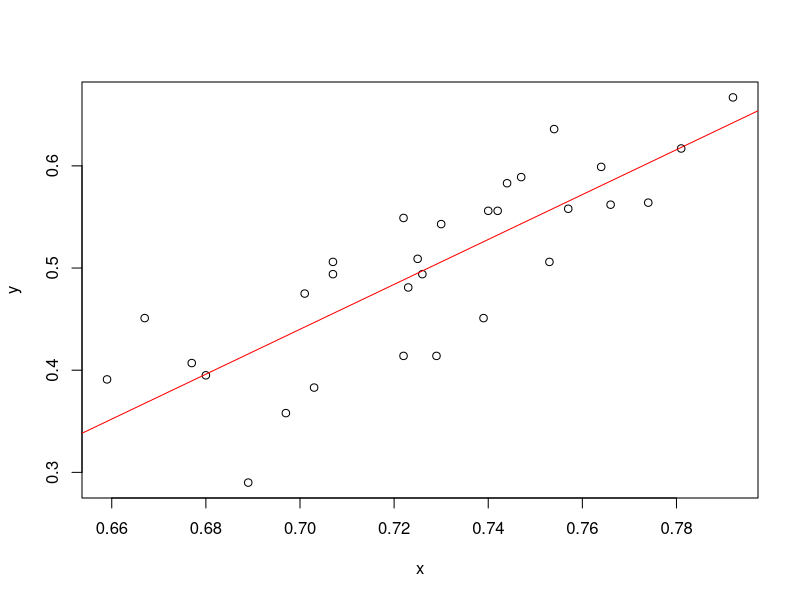

Write the R code that produced this figure.
#lab4 linear reg & Gradient descent
#loading 
#1. open baeball2018 data set
baseball <- read.csv('Baseball2018.csv')

#using SSE as the error function, run gradient descent to fit a simple linear regression model  to predict 'WinPct'
#use Rdiff,OPS,HomeRun and StrikeOut as pontential input variables

#a) two of the runs will not converge. compare these data to the ones that do converge and offer hyphothesies for the lack 
#of convergence.


y=baseball['WinPct']
X1<-baseball['Rdiff']
X2<-baseball['OPS']
X3<- baseball['HomeRun']
X4<- baseball['StrikeOut']
x <- as.matrix(X2)
y<- as.matrix(y)
#using gradient descent

#define error function
error <- function(b0,b1){
  sum((y-(b0+b1*x))^2)
}
#defining partial derivatives of beta coefficients
der.b0 <- function(b0,b1){
  (2/length(x))*sum(-(y-(b0+b1*x)))
}
der.b1 <- function(b0,b1){
  (2/length(x)) * sum(-x*(y-(b1*x+b0)))
}

#intitializing values
b0=0
b1=3
alpha=0.01
n.iter<-5000
error.history<-numeric(n.iter)
b0.history<-numeric(n.iter)
b1.history<-numeric(n.iter)

#numeric solutions 
#x=X1 (Rdiff)
#plot(as.matrix(X1),as.matrix(y))
#y= 0.5+0.097*x converges to an error of 0.02, converged well

#x=X2 (OPS)
#y=0.32+0.25*x  converges to an error of 0.20 however it could have converged more, given a different start value
#plot(as.matrix(X2),as.matrix(y))


#x=X3 (HomeRun) does not converge instead it diverges at starting point 0,0, meaning error increases with gradient descent.
#lets plot the data see how it looks # when plotting x against y you see no correlation, therefor a linear fit
#the data is larger in scale, so starting point might be changed and also the number of iterations for convergence,
#looking at the data it has a big dispersion, not alot of correlation between dependent variable and undependent variable.


#x=X4 (StrikeOut) same as above




for(i in 1:n.iter){
  b0.gradient <- der.b0(b0,b1)
  b1.gradient <- der.b1(b0,b1)
  b0 <- b0-alpha*b0.gradient
  b1 <- b1-alpha*b1.gradient
  #storing parameter and error in history arrays.
  error.history[i]<-error(b0,b1)
  b0.history[i]<-b0
  b1.history[i]<-b1
}



#use 2) 2 to detemine the best predictor 
#based on the SSE, best predictor for WinPct is the Rdiff, it has 10 times lower error then OPS the rest are giving a fit.
#also less dispersion and good correlation when plotting the scatter.

#actuals and fitted line w/ optimal beta values
plot(x,y)
abline(a=b0,b=b1,col='red')